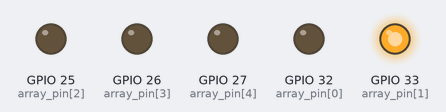
Bench run of a sketch on a simulated ESP32. Parts: output pins drawn as LEDs (lit = HIGH).

Above: at 0.5 s.
At 1.1 s:
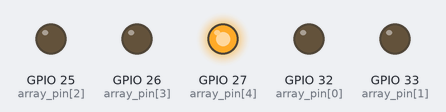
At 1.3 s:
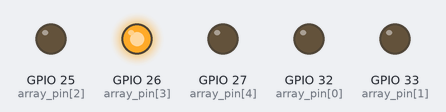
At 2.0 s:
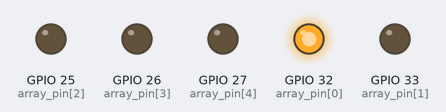
At 3.3 s:
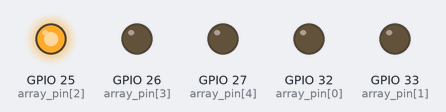
Timing chart, 0 to 4.3 s (numbered marks = the images above):
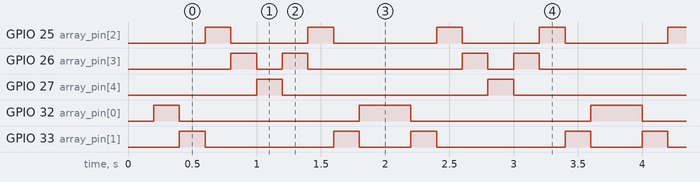

The sketch:

traffic_light.ino
```cpp
int delay_ms=200;
int array_pin[5]={32,33,25,26,27};
int i,j;


void setup() {
  // put your setup code here, to run once:
  for(int i=0;i<5;i++){
    pinMode(array_pin[i],OUTPUT);
    }
    delay(200);
}

void loop() {
  // put your main code here, to run repeatedly:
  for (int i=0;i<5;i++){
    digitalWrite(array_pin[i],HIGH);
    delay(delay_ms);
    digitalWrite(array_pin[i],LOW);
    }
    for(int j=3;j>=0;j--){
      digitalWrite(array_pin[j],HIGH);
      delay(200);
      digitalWrite(array_pin[j],LOW);
      }
}
```

Measured:
- by itself, GPIO 25 (array_pin[2]): repeats every 1.8 s: LOW 0.60 s, HIGH 0.20 s, LOW 0.80 s, HIGH 0.20 s
- by itself, GPIO 26 (array_pin[3]): repeats every 1.8 s: LOW 0.20 s, HIGH 0.20 s, LOW 1.2 s, HIGH 0.20 s
- by itself, GPIO 27 (array_pin[4]): alternates HIGH for 0.20 s and LOW for 1.6 s
- by itself, GPIO 32 (array_pin[0]): repeats every 1.8 s: LOW 1.4 s, HIGH 0.40 s
- by itself, GPIO 33 (array_pin[1]): repeats every 1.8 s: LOW 1.0 s, HIGH 0.20 s, LOW 0.40 s, HIGH 0.20 s
